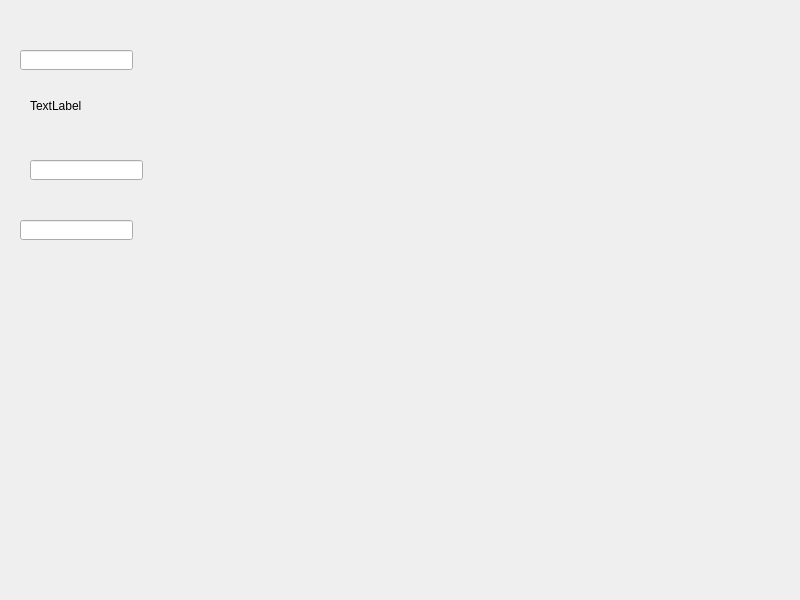
<?xml version="1.0" encoding="UTF-8"?>
<ui version="4.0">
 <class>Widget</class>
 <widget class="QWidget" name="Widget">
  <property name="geometry">
   <rect>
    <x>0</x>
    <y>0</y>
    <width>800</width>
    <height>600</height>
   </rect>
  </property>
  <property name="windowTitle">
   <string>Widget</string>
  </property>
  <widget class="QLabel" name="label">
   <property name="geometry">
    <rect>
     <x>30</x>
     <y>100</y>
     <width>54</width>
     <height>12</height>
    </rect>
   </property>
   <property name="text">
    <string>TextLabel</string>
   </property>
   <property name="buddy">
    <cstring>lineEdit</cstring>
   </property>
  </widget>
  <widget class="QLineEdit" name="lineEdit">
   <property name="geometry">
    <rect>
     <x>20</x>
     <y>50</y>
     <width>113</width>
     <height>20</height>
    </rect>
   </property>
  </widget>
  <widget class="QLineEdit" name="lineEdit_2">
   <property name="geometry">
    <rect>
     <x>30</x>
     <y>160</y>
     <width>113</width>
     <height>20</height>
    </rect>
   </property>
  </widget>
  <widget class="QLineEdit" name="lineEdit_3">
   <property name="geometry">
    <rect>
     <x>20</x>
     <y>220</y>
     <width>113</width>
     <height>20</height>
    </rect>
   </property>
  </widget>
 </widget>
 <tabstops>
  <tabstop>lineEdit</tabstop>
  <tabstop>lineEdit_2</tabstop>
  <tabstop>lineEdit_3</tabstop>
 </tabstops>
 <resources/>
 <connections>
  <connection>
   <sender>lineEdit</sender>
   <signal>textEdited(QString)</signal>
   <receiver>label</receiver>
   <slot>setText(QString)</slot>
   <hints>
    <hint type="sourcelabel">
     <x>70</x>
     <y>61</y>
    </hint>
    <hint type="destinationlabel">
     <x>57</x>
     <y>107</y>
    </hint>
   </hints>
  </connection>
 </connections>
</ui>
